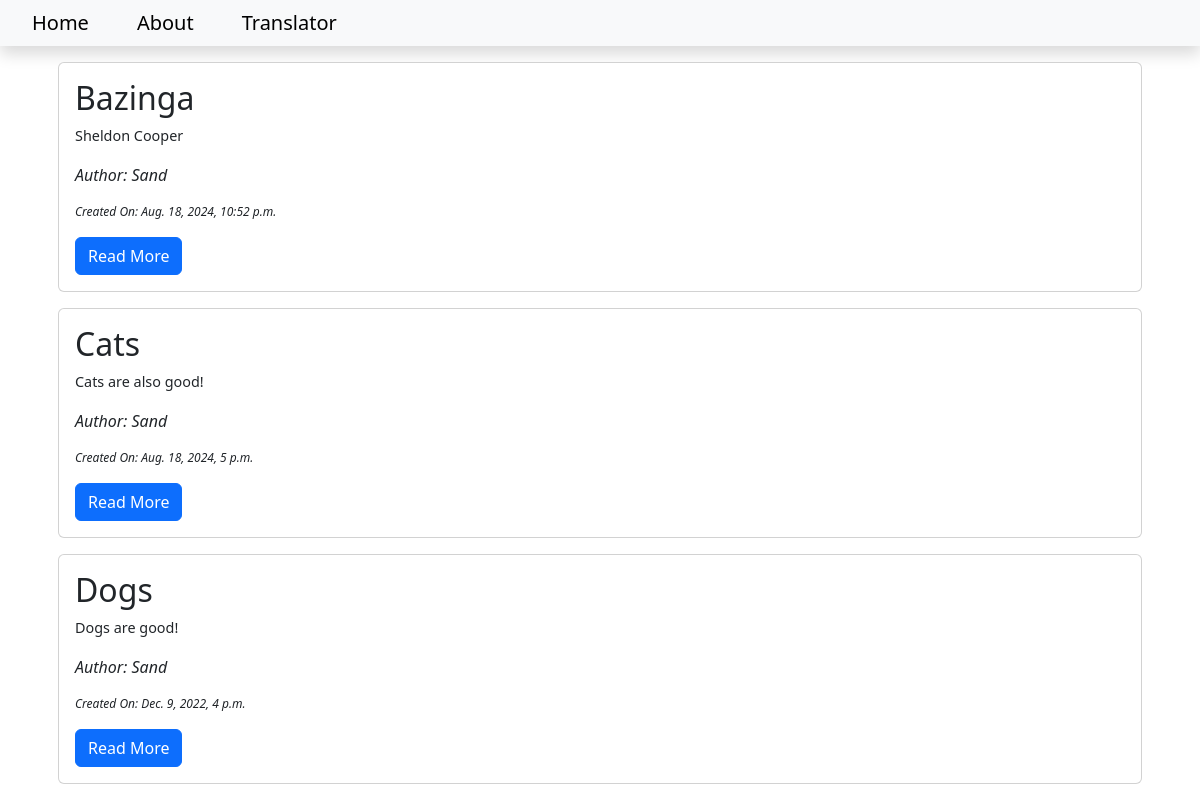
The app's page /, older data.
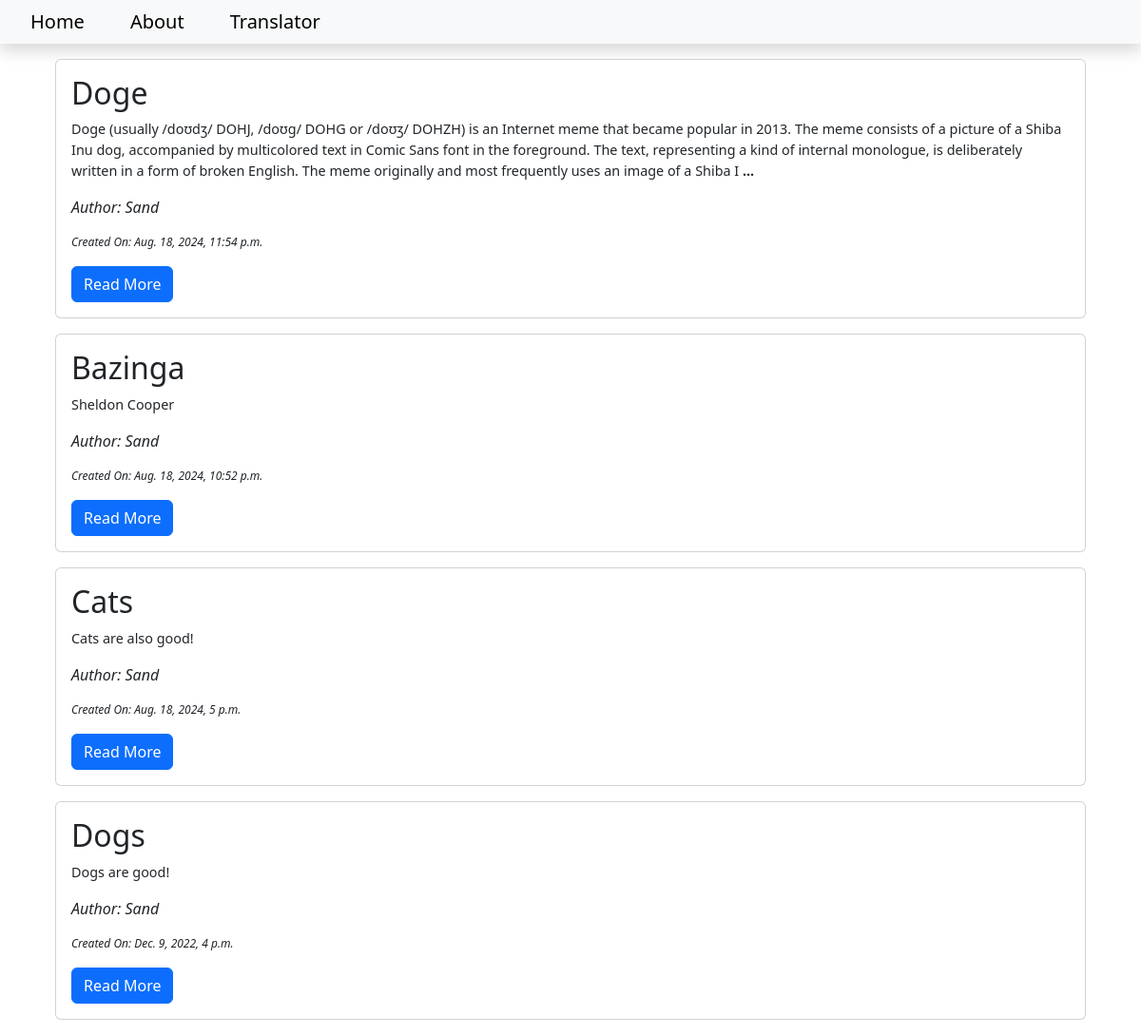
The same page, newer data.
### blog/models.py (models this page shows, shortened)
class Post(models.Model): # Model is a specific class that inherits from django. It is designed to contain fields with data
    title = models.CharField(max_length=200) # Title of the blog post
    contents = models.TextField() # Text of the blog post (using TextField instead as it holds more chars)
    date_created = models.DateTimeField(auto_now_add=True) # Date the blog post was made, when blog post create hits create button the time will be
    slug = models.SlugField(max_length=200, unique=True) # Recording the part of the url after the domain
    author = models.ForeignKey(to=User, on_delete=models.CASCADE) # Is the author of the blog post, not ui input, but inserted from program.
    status = models.IntegerField(choices=STATUS, default=0) # Allows content creator to choose on publishing draft as draft or as published.

### blog/views.py (the view)
# urls.py: path('', views.PostList.as_view(), name='home')
class PostList(generic.ListView):
    queryset=Post.objects.filter(status=1).order_by('-date_created')
    template_name='index.html'

### templates/index.html
{% extends 'base.html' %}
{% block content %}
  <div class="container">
    {% for post in post_list %}
      <div class="card m-3">
        <div class="card-body">
          <h2 class="card-title">{{ post.title }}</h2>
          <p class="card-text" style="font-size: 0.9em;">
            {% if post.contents|length > 400 %}
              {{ post.contents|slice:'400' }}
              <span class="fw-bold">...</span>
            {% else %}
              {{ post.contents }}
            {% endif %}
          </p>
          <p class="card-text fst-italic fw-medium">Author: {{ post.author|title }}</p>
          <p class="card-text fst-italic fw-light" style="font-size: 0.75em;">Created On: {{ post.date_created }}</p>
          <a class="btn btn-primary" href="{% url 'blog_view' post.slug %}">Read More</a>
        </div>
      </div>
    {% endfor %}
  </div>
{% endblock %}

### templates/base.html (shortened to what this page needs)
<!DOCTYPE html>
<html lang="en">
  <head>
    <link href="https://cdn.jsdelivr.net/npm/bootstrap@5.3.3/dist/css/bootstrap.min.css" rel="stylesheet" />
  </head>
  <body>
    <nav class="navbar navbar-expand-lg navbar-light bg-light shadow" id="mainNav">
      <div class="collapse navbar-collapse" id="navbarResponsive">
        <ul class="navbar-nav ml-auto px-3">
          <li class="nav-item">
            <a class="navbar-brand px-3" href="{% url 'home' %}">Home</a>
          </li>
          <li>
            <a class="navbar-brand px-3" href="{% url 'about_view' %}">About</a>
          </li>
          <li class="nav-item">
            <a class="navbar-brand px-3" href="{% url 'translator_view' %}">Translator</a>
          </li>
        </ul>
      </div>
    </nav>
    {% block content %}
    {% endblock %}
  </body>
</html>

Row changes from the older to the newer data that the page shows:
added Post: title "Doge", contents "Doge (usually /doʊdʒ/ DOHJ, /doʊɡ/ DOHG or /doʊʒ/ DOHZH) is an Internet meme that became popular in 2013. The meme consists of a picture of a Shiba Inu dog, accompanied by multicolored text in Comic Sans font in the foreground. The text, representing a kind of internal monologue, is deliberately written in a form of broken English. The meme originally and most frequently uses an image of a Shiba I", author "Sand", date_created "Aug. 18, 2024, 11:54 p.m."
